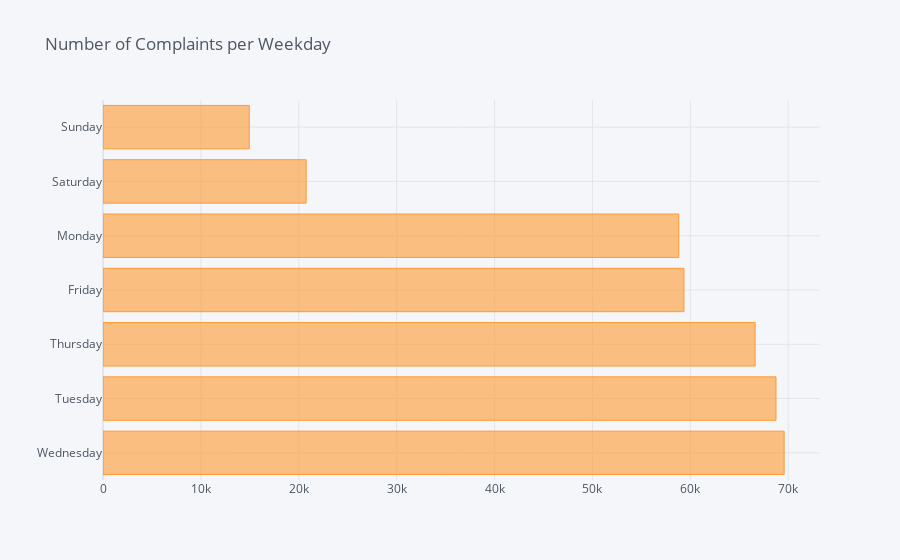

Source (notebook cell):
### Markdown cell above
<div style="background-color:##66ff99">
  <ul><li><h3>Analysing Weekday-wise Complaints Recieved</h3></li></ul>
</div>

### Code cell
rawTrain_df['Week_Days'].value_counts().iplot(kind ='barh',title ='Number of Complaints per Weekday')

### Figure 1 — Plotly figure (JSON) as saved in the notebook; plotly's stock layout.template omitted (floating-point values rounded to 4 significant figures)
{"data": [{"marker": {"color": "rgba(255, 153, 51, 0.6)", "line": {"color": "rgba(255, 153, 51, 1.0)", "width": 1}}, "name": "Week_Days", "orientation": "h", "text": "", "type": "bar", "x": [69583, 68750, 66618, 59348, 58817, 20752, 14942], "y": ["Wednesday", "Tuesday", "Thursday", "Friday", "Monday", "Saturday", "Sunday"]}], "layout": {"legend": {"bgcolor": "#F5F6F9", "font": {"color": "#4D5663"}}, "paper_bgcolor": "#F5F6F9", "plot_bgcolor": "#F5F6F9", "title": {"font": {"color": "#4D5663"}, "text": "Number of Complaints per Weekday"}, "xaxis": {"gridcolor": "#E1E5ED", "showgrid": true, "tickfont": {"color": "#4D5663"}, "title": {"font": {"color": "#4D5663"}, "text": ""}, "zerolinecolor": "#E1E5ED"}, "yaxis": {"gridcolor": "#E1E5ED", "showgrid": true, "tickfont": {"color": "#4D5663"}, "title": {"font": {"color": "#4D5663"}, "text": ""}, "zerolinecolor": "#E1E5ED"}}}
